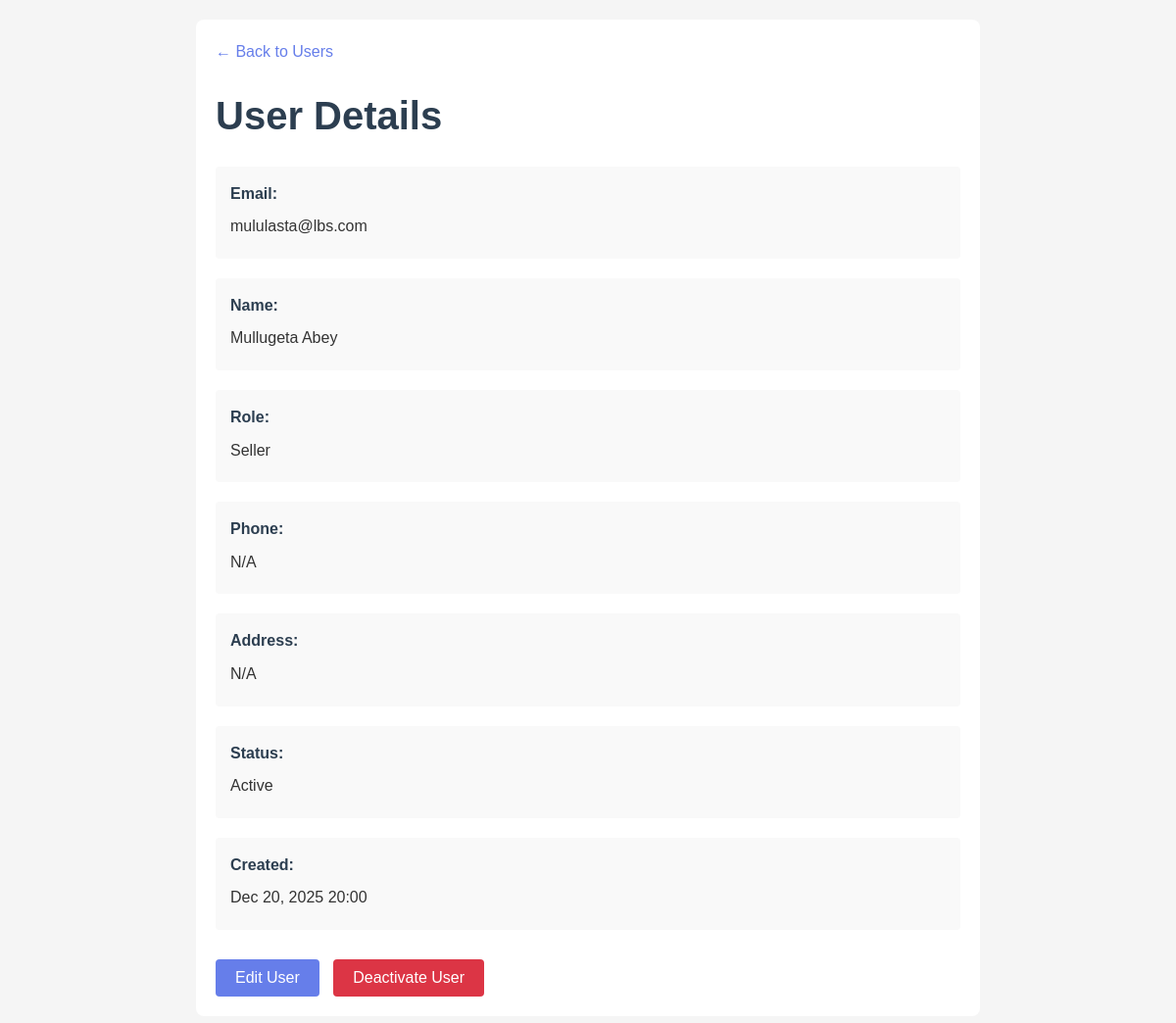
The page /admin/user-detail.php?id=15 (signed in) on the database its author committed.
### tables this page shows
CREATE TABLE `users` (
  `id` int(11) NOT NULL,
  `email` varchar(255) NOT NULL,
  `password_hash` varchar(255) NOT NULL,
  `full_name` varchar(255) NOT NULL,
  `phone` varchar(20) DEFAULT NULL,
  `role` enum('customer','seller','admin') DEFAULT 'customer',
  `profile_picture` varchar(255) DEFAULT NULL,
  `bio` text DEFAULT NULL,
  `address` varchar(255) DEFAULT NULL,
  `city` varchar(100) DEFAULT NULL,
  `country` varchar(100) DEFAULT NULL,
  `postal_code` varchar(20) DEFAULT NULL,
  `is_verified` tinyint(1) DEFAULT 0,
  `is_active` tinyint(1) DEFAULT 1,
  `created_at` timestamp NOT NULL DEFAULT current_timestamp(),
  `updated_at` timestamp NOT NULL DEFAULT current_timestamp() ON UPDATE current_timestamp()
);

### php/db.php (called while the page is built, shortened)
<?php
class Database {
    private static $connection = null;
    public static function get_connection() {
        if (self::$connection === null) {
            try {
                $dsn = 'mysql:host=' . DB_HOST . ';dbname=' . DB_NAME . ';charset=utf8mb4';
                self::$connection = new PDO(
                    $dsn,
                    DB_USER,
                    DB_PASS,
                    [
                        PDO::ATTR_ERRMODE => PDO::ERRMODE_EXCEPTION,
                        PDO::ATTR_DEFAULT_FETCH_MODE => PDO::FETCH_ASSOC,
                        PDO::ATTR_EMULATE_PREPARES => false,
                    ]
                );
            } catch (PDOException $e) {
                error_log('Database connection failed: ' . $e->getMessage());
                throw new Exception('Database connection failed. Please try again later.');
            }
        }
        return self::$connection;
    }
    public static function execute_query($sql, $params = []) {
        try {
            $connection = self::get_connection();
            $stmt = $connection->prepare($sql);
            $stmt->execute($params);
            return $stmt;
        } catch (PDOException $e) {
            error_log('Query execution failed: ' . $e->getMessage());
            throw new Exception('Database query failed. Please try again later.');
        }
    }
    public static function fetch_one($sql, $params = []) {
        try {
            $stmt = self::execute_query($sql, $params);
            return $stmt->fetch();
        } catch (Exception $e) {
            error_log('Fetch one failed: ' . $e->getMessage());
            return null;
        }
    }
}
?>

### admin/user-detail.php (the view, shortened to what this page needs)
<?php
require_once __DIR__ . '/../php/db.php';
$user_id = $_GET['id'] ?? null;
$user = Database::fetch_one("SELECT * FROM users WHERE id = ?", [$user_id]);
?>
<!DOCTYPE html>
<html>
<head>
    <link rel="stylesheet" href="../css/style.css">
</head>
<body>
    <div class="container">
        <a href="users.php" class="back-link">← Back to Users</a>
        <h1>User Details</h1>
        <div class="info-group">
            <label>Email:</label>
            <p><?php echo htmlspecialchars($user['email']); ?></p>
        </div>
        <div class="info-group">
            <label>Name:</label>
            <p><?php echo htmlspecialchars($user['full_name']); ?></p>
        </div>
        <div class="info-group">
            <label>Role:</label>
            <p><?php echo ucfirst($user['role']); ?></p>
        </div>
        <div class="info-group">
            <label>Phone:</label>
            <p><?php echo htmlspecialchars($user['phone'] ?? 'N/A'); ?></p>
        </div>
        <div class="info-group">
            <label>Address:</label>
            <p><?php echo htmlspecialchars($user['address'] ?? 'N/A'); ?></p>
        </div>
        <div class="info-group">
            <label>Status:</label>
            <p><?php echo $user['is_active'] ? 'Active' : 'Inactive'; ?></p>
        </div>
        <div class="info-group">
            <label>Created:</label>
            <p><?php echo date('M d, Y H:i', strtotime($user['created_at'])); ?></p>
        </div>
        <div style="margin-top: 30px;">
            <button class="btn" onclick="alert('Edit functionality coming soon')">Edit User</button>
            <button class="btn btn-danger" onclick="if(confirm('Are you sure?')) alert('Deactivate functionality coming soon')">Deactivate User</button>
        </div>
    </div>
</body>
</html>

### css/style.css (style rules this page uses)
* { margin: 0; padding: 0; box-sizing: border-box; }
:root { --primary-color: #1a472a; --secondary-color: #d4af37; --accent-color: #e74c3c; --text-color: #333; --light-bg: #f5f5f5; --border-color: #ddd; --success-color: #27ae60; --error-color: #e74c3c; --warning-color: #f39c12; --info-color: #3498db; }
html { font-size: 16px; }
body { font-family: 'Segoe UI', Tahoma, Geneva, Verdana, sans-serif; color: var(--text-color); background-color: #fff; line-height: 1.6; }
h1, h2, h3, h4, h5, h6 { margin-bottom: 1rem; color: var(--primary-color); }
h1 { font-size: 2.5rem; }
p { margin-bottom: 1rem; }
a { color: var(--primary-color); text-decoration: none; transition: color 0.3s ease; }
.container { max-width: 1200px; margin: 0 auto; padding: 0 20px; }
.btn { display: inline-block; padding: 10px 20px; border: none; border-radius: 4px; cursor: pointer; font-size: 1rem; transition: all 0.3s ease; text-align: center; text-decoration: none; }
.btn-danger { background-color: var(--error-color); color: white; }
label { display: block; margin-bottom: 0.5rem; font-weight: 500; color: var(--text-color); }

### admin/user-detail.php (style rules this page uses)
body { font-family: Arial, sans-serif; margin: 0; padding: 20px; background: #f5f5f5; }
.container { max-width: 800px; margin: 0 auto; background: white; padding: 20px; border-radius: 8px; }
h1 { color: #2c3e50; }
.back-link { display: inline-block; margin-bottom: 20px; color: #667eea; text-decoration: none; }
.info-group { margin: 20px 0; padding: 15px; background: #f9f9f9; border-radius: 4px; }
.info-group label { font-weight: bold; color: #2c3e50; }
.info-group p { margin: 5px 0; }
.btn { padding: 10px 20px; background: #667eea; color: white; border: none; border-radius: 4px; cursor: pointer; margin-right: 10px; }
.btn-danger { background: #dc3545; }

### rows shown on the page
users: email "mululasta@lbs.com", full_name "Mullugeta Abey", role "Seller", phone "N/A", address "N/A", created_at "Dec 20, 2025 20:00"
